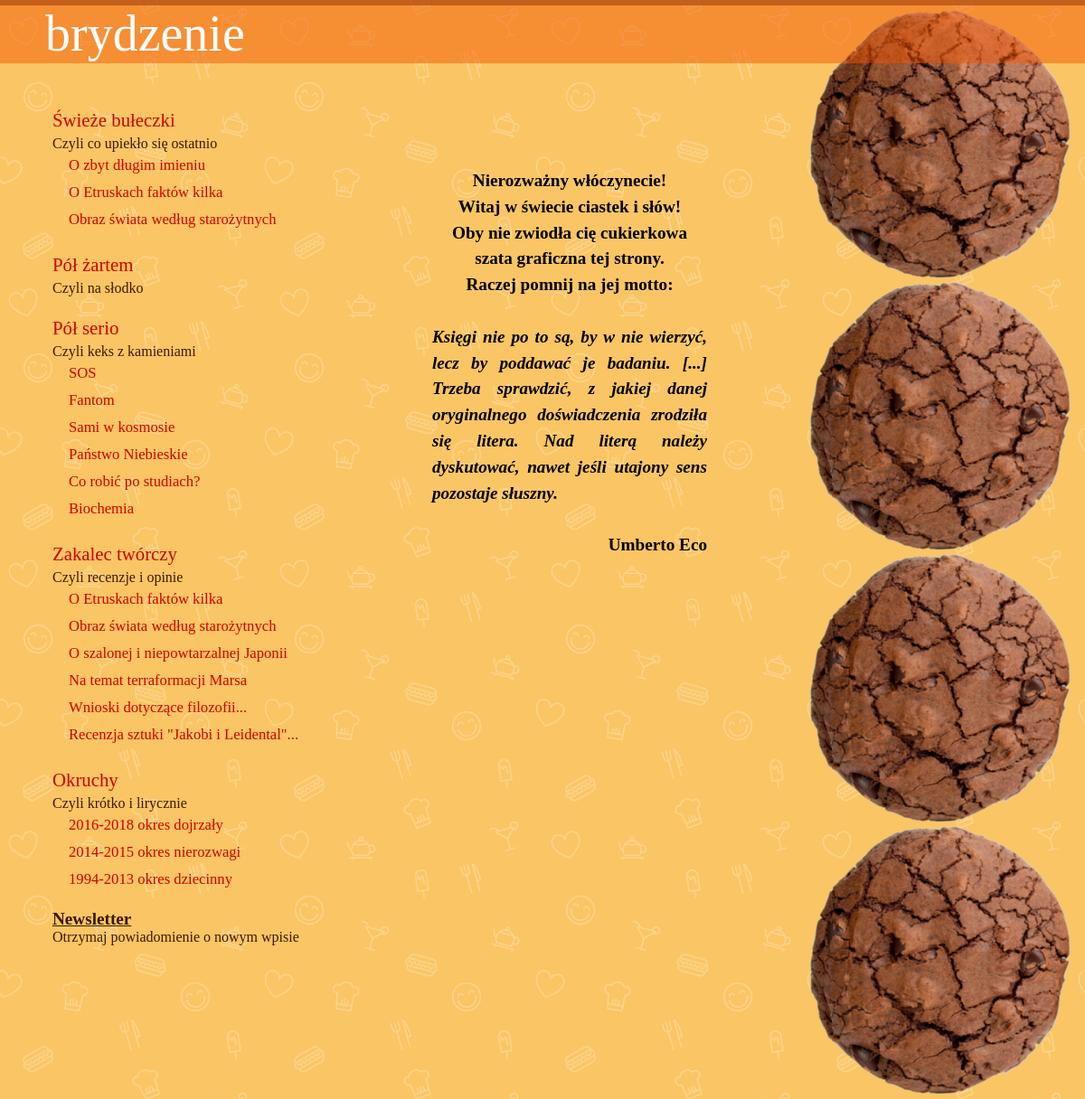
Before: / with the older database file.
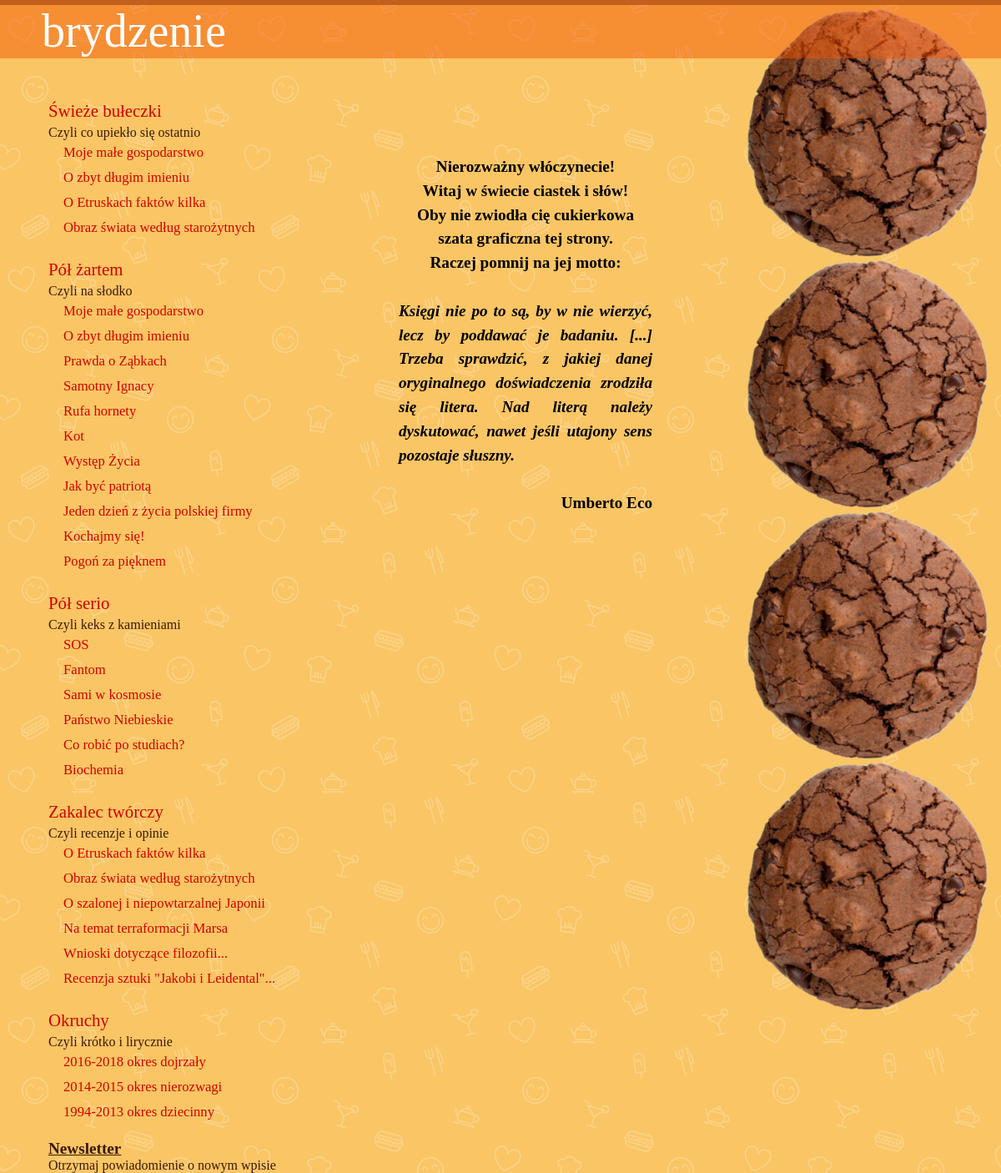
After: the same page with the newer database file.
### bryopo/models.py (models this page shows, shortened)
class Oposy(models.Model):
    opo_name = models.CharField('opo_name', max_length=200)
    opo_title = models.CharField('opo_title', max_length=200)
    opo_cat = models.CharField('opo_category', max_length=100)
    opo_cat_name = models.CharField('opo_category_name', max_length=100)
    opo_text = models.TextField('opo_text') # caly html :D
    year_added = models.CharField('year_added', max_length=4)

### bryopo/views.py (the view)
# urls.py: path('', views.main, name='mainpage'),
def main(request):
    opowiadania = Oposy.objects.order_by('-year_added')
    najnowsze = opowiadania.filter(year_added='2019')
    zartem = opowiadania.filter(opo_cat='zartem')
    return render(request, 'bryopo/index.html', {'najnowsze': najnowsze, 'zartem': zartem})

### bryopo/templates/bryopo/index.html (shortened to what this page needs)
﻿<!DOCTYPE html>
<html>
<head>
        {% load static %}
        <link rel="stylesheet" type="text/css" href="{% static 'bryopo/style.css' %}">
</head>
<body>
	<div class="brown"></div>
	<div id="navbar" class="orange">
        <div style="display: inline-block;">
            <a href="/"><p class="header">brydzenie</p></a>
        </div>
    </div>
    <div id="container" class="container">
        <div class="bar">
          <div id="opo1">
              <div class="titles"><p>Świeże bułeczki</p></div>
              <p class="subtitles">Czyli co upiekło się ostatnio</p></a>
                <div class="opo-content">
                  {% for o in najnowsze %}
                  <span title="{{ o.opo_cat_name }}"><a href="{% url 'bryopo:opo_chosen' o.opo_cat o.opo_name %}"><div class="titles"><p>{{ o.opo_title }}</p></div></a></span>
                  {% endfor %}
                  <span title="Pół żartem"><a href="/o-zbyt-dlugim-imieniu"><div class="titles"><p>O zbyt długim imieniu</p></div></a></span>
                  <span title="Zakalec twórczy"><a href="/zakalec/o-etruskach"><div class="titles"><p>O Etruskach faktów kilka</p></div></a></span>
                  <span title="Zakalec twórczy"><a href="/zakalec/obraz-swiata-wedlug-starozytnych"><div class="titles"><p>Obraz świata według starożytnych</p></div></a></span>
                </div>
          </div>
          <br>
          <div id="opo2">
              <div class="titles"><p>Pół żartem</p></div>
              <p class="subtitles">Czyli na słodko</p></a>
                <div class="opo-content">
                  {% for o in zartem %}
                  <a href="{% url 'bryopo:opo_chosen' o.opo_cat o.opo_name %}"><div class="titles"><p>{{ o.opo_title }}</p></div></a>
                  {% endfor %}
                </div>
          </div>
          <br>
          <div id="opo3">
              <div class="titles"><p>Pół serio</p></div>
              <p class="subtitles">Czyli keks z kamieniami</p></a>
                <div class="opo-content">
                  <a href="/sos"><div class="titles"><p>SOS</p></div></a>
                  <a href="/fantom"><div class="titles"><p>Fantom</p></div></a>
                  <a href="/sami-w-kosmosie"><div class="titles"><p>Sami w kosmosie</p></div></a>
                  <a href="/panstwo-niebieskie"><div class="titles"><p>Państwo Niebieskie</p></div></a>
                  <a href="/co-robic-po-studiach"><div class="titles"><p>Co robić po studiach?</p></div></a>
                  <a href="/biochemia"><div class="titles"><p>Biochemia</p></div></a>
                </div>
          </div>
          <br>
          <div id="opo4">
              <div class="titles"><p>Zakalec twórczy</p></div>
              <p class="subtitles">Czyli recenzje i opinie</p></a>
                <div class="opo-content">
                  <a href="/zakalec/o-etruskach"><div class="titles"><p>O Etruskach faktów kilka</p></div></a>
                  <a href="/zakalec/obraz-swiata-wedlug-starozytnych"><div class="titles"><p>Obraz świata według starożytnych</p></div></a>
                  <a href="/zakalec/o-japonii"><div class="titles"><p>O szalonej i niepowtarzalnej Japonii</p></div></a>
                  <a href="/zakalec/na-temat-terraformacji-marsa"><div class="titles"><p>Na temat terraformacji Marsa</p></div></a>
                  <a href="/zakalec/wnioski-dotyczace-filozofii"><div class="titles"><p>Wnioski dotyczące filozofii...</p></div></a>
                  <a href="/zakalec/recenzja-sztuki-jakobi-i-leidental"><div class="titles"><p>Recenzja sztuki "Jakobi i Leidental"...</p></div></a>
                </div>
          </div>
          <br>
          <div id="opo5">
              <div class="titles"><p>Okruchy</p></div>
              <p class="subtitles">Czyli krótko i lirycznie</p></a>
                <div class="opo-content">
                  <a href="/okruchy/2016-2018"><div class="titles"><p>2016-2018 okres dojrzały</p></div></a>
                  <a href="/okruchy/2014-2015"><div class="titles"><p>2014-2015 okres nierozwagi</p></div></a>
                  <a href="/okruchy/1994-2013"><div class="titles"><p>1994-2013 okres dziecinny</p></div></a>
                </div>
          </div>
          <br>
          <a href="/newsletter"><p class="bar_newsletter"><strong>Newsletter</strong></p>
          <p class="subtitles">Otrzymaj powiadomienie o nowym wpisie</p></a>
        </div>
        <div id="opo" class="content text">
           {% block content %}
           <div class="index">
               <p>Nierozważny włóczynecie! <br>Witaj w świecie ciastek i słów! <br>Oby nie zwiodła cię cukierkowa szata graficzna tej strony. <br>Raczej pomnij na jej motto:</p><br>
               <p class="quote">Księgi nie po to są, by w nie wierzyć, lecz by poddawać je badaniu. [...] Trzeba sprawdzić, z jakiej danej oryginalnego doświadczenia zrodziła się litera. Nad literą należy dyskutować, nawet jeśli utajony sens pozostaje słuszny.</p>
               <br><p style="text-align: right;">Umberto Eco</p>
           </div>
           {% endblock %}
        </div>
        <div class="cookies"></div>
    </div>
</body>
</html>

### bryopo/static/bryopo/style.css (style rules this page uses)
html { height: 100%; }
body { background-image: url("images/yellow_bg.png"); background-repeat: repeat; }
.orange { background-color: rgba(240, 85, 0, 0.49); width: 100%; height: 70px; right: 0px; top: 0px; position: absolute; }
.brown { background-color: rgba(59, 25, 10, 0.53); width: 100%; height: 6px; top: 0px; left: 0px; position: absolute; }
.header { font-family: NightStillComes, serif; color: #FFF; position: relative; font-size: 3.5em; margin-top: 5px; margin-left: 50px; }
.container { overflow: hidden; }
.cookies { background-image: url("images/cookie.png"); background-repeat: repeat-y; width: 330px; height: 1205px; position: absolute; top: 10px; right: 0px; z-index: -1; }
.bar { width: 460px; margin-left: -100px; margin-top: 90px; float: left; }
a { text-decoration: none; }
p { font-family: Bellota, serif; margin: 0px; }
.bar_newsletter { padding: 0px 5px 0px 150px; color: rgba(59, 25, 10, 1); font-size: 1.2em; text-decoration: underline; }
.subtitles { padding: 0px 5px 0px 150px; color: rgba(59, 25, 10, 1); }
.titles { padding: 5px 5px 5px 150px; color: rgba(209, 0, 0, 1); font-size: 1.3em; background-color: transparent; }
.opo-content { font-size: 0.8em; padding-left: 18px; }
.content { font-weight: bold; vertical-align: top; margin: 90px 340px 100px 400px; text-align: justify; text-indent: 60px; line-height: 1.8em; height: 1000px; overflow-y: scroll; scrollbar-width: none; -ms-overflow-style: none; }
.index { text-indent: 0px; text-align: center; font-size: 1.2em; padding: 70px; }
.quote { font-style: italic; text-align: justify; }

Changed rows visible on the page:
added Oposy: opo_title "Moje małe gospodarstwo"
added Oposy: opo_title "O zbyt długim imieniu"
added Oposy: opo_title "Prawda o Ząbkach"
added Oposy: opo_title "Samotny Ignacy"
added Oposy: opo_title "Rufa hornety"
added Oposy: opo_title "Kot"
added Oposy: opo_title "Występ Życia"
added Oposy: opo_title "Jak być patriotą"
added Oposy: opo_title "Jeden dzień z życia polskiej firmy"
added Oposy: opo_title "Kochajmy się!"
added Oposy: opo_title "Pogoń za pięknem"
